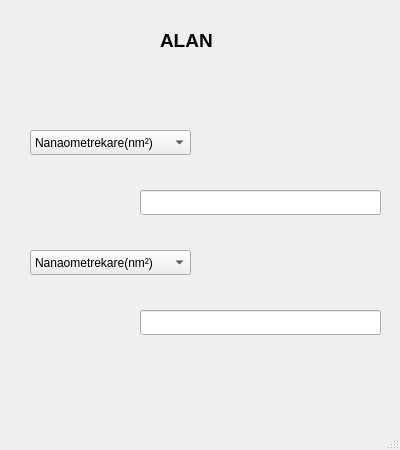
<?xml version="1.0" encoding="UTF-8"?>
<ui version="4.0">
 <class>MainWindow_alan</class>
 <widget class="QMainWindow" name="MainWindow_alan">
  <property name="geometry">
   <rect>
    <x>0</x>
    <y>0</y>
    <width>400</width>
    <height>450</height>
   </rect>
  </property>
  <property name="windowTitle">
   <string>ALAN</string>
  </property>
  <widget class="QWidget" name="centralwidget">
   <widget class="QLineEdit" name="lineEdit">
    <property name="geometry">
     <rect>
      <x>140</x>
      <y>190</y>
      <width>241</width>
      <height>25</height>
     </rect>
    </property>
   </widget>
   <widget class="QLineEdit" name="lineEdit_2">
    <property name="geometry">
     <rect>
      <x>140</x>
      <y>310</y>
      <width>241</width>
      <height>25</height>
     </rect>
    </property>
   </widget>
   <widget class="QComboBox" name="comboBox">
    <property name="geometry">
     <rect>
      <x>30</x>
      <y>130</y>
      <width>161</width>
      <height>25</height>
     </rect>
    </property>
    <item>
     <property name="text">
      <string>Nanaometrekare(nm²)</string>
     </property>
    </item>
    <item>
     <property name="text">
      <string>Mikrometrekare(µs²)</string>
     </property>
    </item>
    <item>
     <property name="text">
      <string>Milimetrekare(mm²)</string>
     </property>
    </item>
    <item>
     <property name="text">
      <string>Santimetrekare(cm²)</string>
     </property>
    </item>
    <item>
     <property name="text">
      <string>Desimetrekare(dm²)</string>
     </property>
    </item>
    <item>
     <property name="text">
      <string>Metrekare(m²)</string>
     </property>
    </item>
    <item>
     <property name="text">
      <string>Dekametrekare(dam²)</string>
     </property>
    </item>
    <item>
     <property name="text">
      <string>Hektometrekare(hm²)</string>
     </property>
    </item>
    <item>
     <property name="text">
      <string>Kilometrekare(km²)</string>
     </property>
    </item>
    <item>
     <property name="text">
      <string>İnçkare(in²)</string>
     </property>
    </item>
    <item>
     <property name="text">
      <string>Fit(foot/feet)kare(ft²)</string>
     </property>
    </item>
    <item>
     <property name="text">
      <string>Yardakare(yd²)</string>
     </property>
    </item>
    <item>
     <property name="text">
      <string>Milkare(mi²)</string>
     </property>
    </item>
   </widget>
   <widget class="QLabel" name="label">
    <property name="geometry">
     <rect>
      <x>160</x>
      <y>30</y>
      <width>61</width>
      <height>21</height>
     </rect>
    </property>
    <property name="font">
     <font>
      <pointsize>14</pointsize>
      <weight>75</weight>
      <bold>true</bold>
     </font>
    </property>
    <property name="text">
     <string>ALAN</string>
    </property>
   </widget>
   <widget class="QComboBox" name="comboBox_2">
    <property name="geometry">
     <rect>
      <x>30</x>
      <y>250</y>
      <width>161</width>
      <height>25</height>
     </rect>
    </property>
    <item>
     <property name="text">
      <string>Nanaometrekare(nm²)</string>
     </property>
    </item>
    <item>
     <property name="text">
      <string>Mikrometrekare(µs²)</string>
     </property>
    </item>
    <item>
     <property name="text">
      <string>Milimetrekare(mm²)</string>
     </property>
    </item>
    <item>
     <property name="text">
      <string>Santimetrekare(cm²)</string>
     </property>
    </item>
    <item>
     <property name="text">
      <string>Desimetrekare(dm²)</string>
     </property>
    </item>
    <item>
     <property name="text">
      <string>Metrekare(m²)</string>
     </property>
    </item>
    <item>
     <property name="text">
      <string>Dekametrekare(dam²)</string>
     </property>
    </item>
    <item>
     <property name="text">
      <string>Hektometrekare(hm²)</string>
     </property>
    </item>
    <item>
     <property name="text">
      <string>Kilometrekare(km²)</string>
     </property>
    </item>
    <item>
     <property name="text">
      <string>İnçkare(in²)</string>
     </property>
    </item>
    <item>
     <property name="text">
      <string>Fit(foot/feet)kare(ft²)</string>
     </property>
    </item>
    <item>
     <property name="text">
      <string>Yardakare(yd²)</string>
     </property>
    </item>
    <item>
     <property name="text">
      <string>Milkare(mi²)</string>
     </property>
    </item>
   </widget>
  </widget>
  <widget class="QMenuBar" name="menubar">
   <property name="geometry">
    <rect>
     <x>0</x>
     <y>0</y>
     <width>400</width>
     <height>26</height>
    </rect>
   </property>
  </widget>
  <widget class="QStatusBar" name="statusbar"/>
 </widget>
 <resources/>
 <connections/>
</ui>
